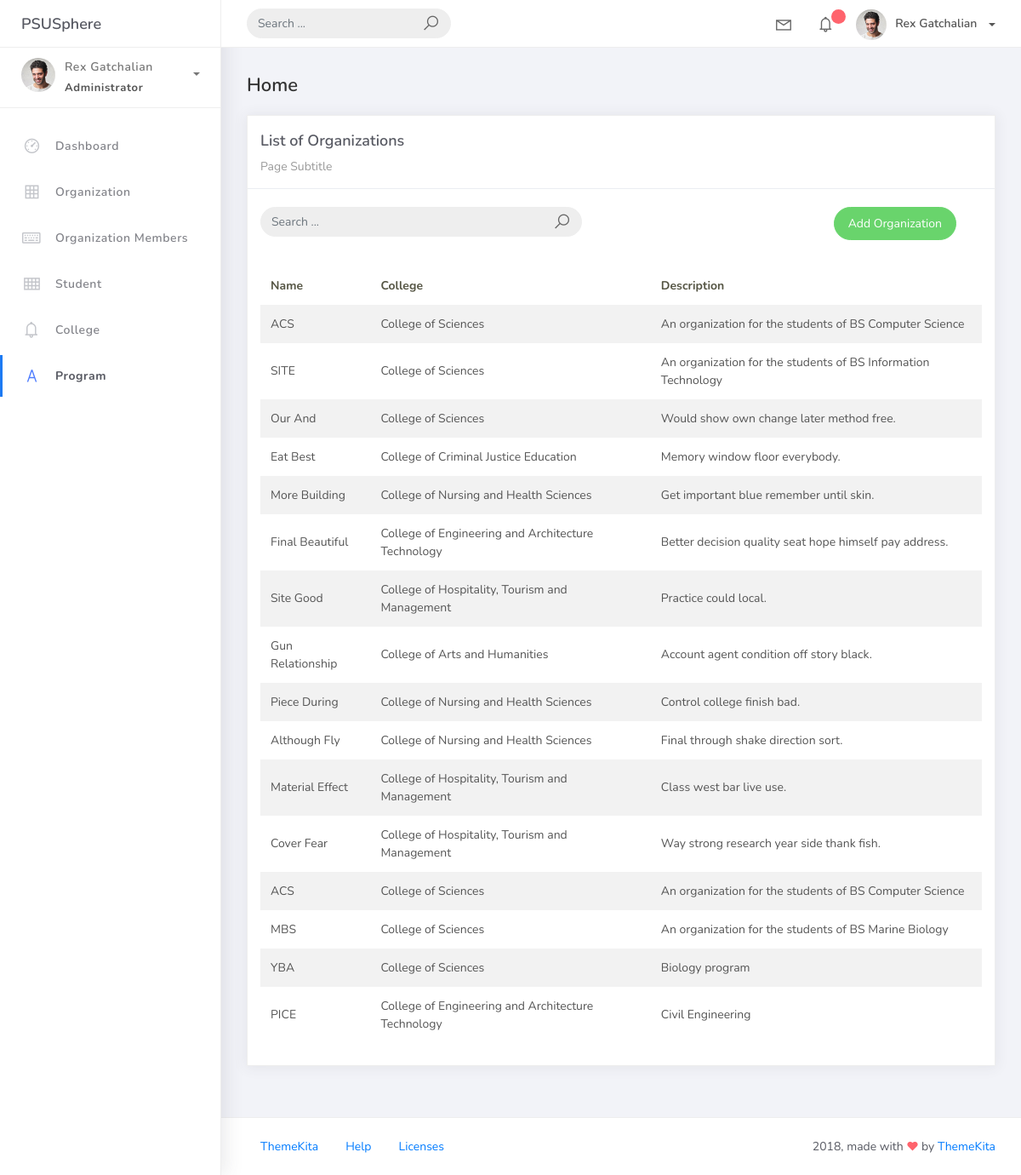
The app's page /orglist/ with its own data.
### psusphere/models.py (models this page shows, shortened)
class BaseModel(models.Model):
    created_at = models.DateTimeField(auto_now_add=True, db_index=True)
    updated_at = models.DateTimeField(auto_now=True)
    class Meta:
        abstract = True

class Organization(BaseModel):
    name = models.CharField(max_length=250)
    college = models.ForeignKey(College, null=True, blank=True, on_delete=models.CASCADE)
    description = models.CharField(max_length=500)

class College(BaseModel):
    college_name = models.CharField(max_length=150)
    def __str__(self):
        return self.college_name

### psusphere/views.py (the view)
# urls.py: path('orglist/', OrganizationList.as_view(), name='org_list'),
class OrganizationList(ListView):
    model = Organization
    context_object_name = "organization"
    template_name = "org_list.html"
    paginated_by = 5
    def get_queryset(self, *args, **kwargs):
        qs = super(OrganizationList, self).get_queryset(*args, **kwargs)
        if self.request.GET.get('q') != None:
            query = self.request.GET.get('q')
            qs = qs.filter(
                Q(name__icontains=query) |
                Q(description__icontains=query)|
                Q(college__college_name__icontains=query))
        return qs

### projectsite/templates/org_list.html (shortened to what this page needs)
{% extends 'base.html' %}
{% load static %}
{% block content %}
<div class="content">
    <div class="container-fluid">
        <h4 class="page-title">Home</h4>
        <div class="row">
            <div class="col-md-12">
                <div class="card">
                    <div class="card-header">
                        <div class="card-title">List of Organizations</div>
                        <div class="card-category">Page Subtitle</div>
                    </div>
                    <br>
                    <div class="col-md-12 row">
                        <div class="col-md-6">
                            <form class="navbar-left navbar-form nav-search mr-md-3" action="">
                                <div class="input-group">
                                    <input type="text" placeholder="Search ..." class="form-control" />
                                    <div class="input-group-append">
                                        <span class="input-group-text">
                                            <i class="la la-search search-icon"></i>
                                        </span>
                                    </div>
                                </div>
                            </form>
                        </div>
                        <div class="col-md-6">
                            <div class="pull-right">
                                <a href="{% url 'org_add' %}" class="btn btn-success btn-rounded">Add Organization</a>
                            </div>
                        </div>
                    </div>
                    <div class="card-body">
                        <table class="table table-striped mt-3">
                            <thead>
                                <tr>
                                    <th scope="col">Name</th>
                                    <th scope="col">College</th>
                                    <th scope="col">Description</th>
                                </tr>
                            </thead>
                            <tbody>
                                {% for object in object_list %}
                                    <tr>
                                        <td>{{ object.name }}</td>
                                        <td>{{ object.college }}</td>
                                        <td>{{ object.description }}</td>
                                    </tr>
                                {% endfor %}
                            </tbody>
                        </table>
                    </div>
                </div>
            </div>
        </div>
    </div>
</div>
{% endblock %}

### records on screen
Organization: name "ACS", college "College of Sciences", description "An organization for the students of BS Computer Science"
Organization: name "SITE", college "College of Sciences", description "An organization for the students of BS Information Technology"
Organization: name "Our And", college "College of Sciences", description "Would show own change later method free."
Organization: name "Eat Best", college "College of Criminal Justice Education", description "Memory window floor everybody."
Organization: name "More Building", college "College of Nursing and Health Sciences", description "Get important blue remember until skin."
Organization: name "Final Beautiful", college "College of Engineering and Architecture Technology", description "Better decision quality seat hope himself pay address."
Organization: name "Site Good", college "College of Hospitality, Tourism and Management", description "Practice could local."
Organization: name "Gun Relationship", college "College of Arts and Humanities", description "Account agent condition off story black."
Organization: name "Piece During", college "College of Nursing and Health Sciences", description "Control college finish bad."
Organization: name "Although Fly", college "College of Nursing and Health Sciences", description "Final through shake direction sort."
Organization: name "Material Effect", college "College of Hospitality, Tourism and Management", description "Class west bar live use."
Organization: name "Cover Fear", college "College of Hospitality, Tourism and Management", description "Way strong research year side thank fish."
Organization: name "ACS", college "College of Sciences", description "An organization for the students of BS Computer Science"
Organization: name "MBS", college "College of Sciences", description "An organization for the students of BS Marine Biology"
Organization: name "YBA", college "College of Sciences", description "Biology program"
Organization: name "PICE", college "College of Engineering and Architecture Technology", description "Civil Engineering"
